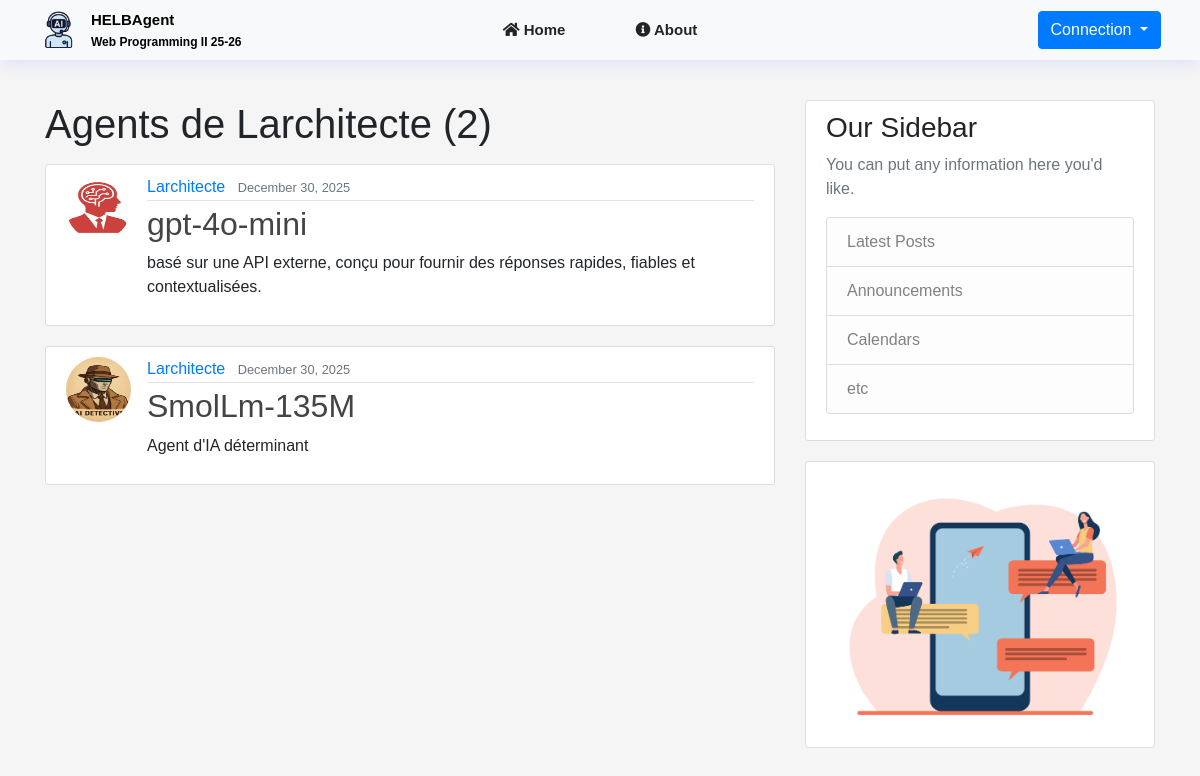
Screenshot of /user/Larchitecte/agents/ with the database file from the repository.
### main/models.py (models this page shows, shortened)
class Agent(models.Model):
    MODEL_TYPE_LOCAL = 'local'
    MODEL_TYPE_API = 'api'
    MODEL_NAME_GPT4_MINI = 'gpt-4o-mini'
    MODEL_NAME_SMOL_LM = 'SmolLm-135M'
    MODEL_TYPES = [
        (MODEL_TYPE_LOCAL, 'Local'),
        (MODEL_TYPE_API, 'API')
    ]
    MODEL_NAMES = [
        (MODEL_NAME_GPT4_MINI, 'GPT-4o Mini'),
        (MODEL_NAME_SMOL_LM, 'Smol LM 135M'),
    ]
    SENDER_AGENT = "agent"
    id = models.UUIDField(primary_key=True, default=uuid.uuid4, editable=False)
    title = models.CharField(max_length=100)
    author = models.ForeignKey(User, on_delete=models.CASCADE, related_name='agents')
    date_created = models.DateTimeField(default=timezone.now)
    conversation = models.JSONField(default=list, blank=True)
    users = models.ManyToManyField(User, blank=True, related_name='used_agents')
    user_count = models.PositiveIntegerField(default=0)
    message_count = models.PositiveIntegerField(default=0)
    model_type = models.CharField(max_length=10,choices=MODEL_TYPES,default=MODEL_TYPE_API)
    model_name = models.CharField(max_length=120,choices=MODEL_NAMES,default=MODEL_NAME_GPT4_MINI)
    preprompt = models.TextField(blank=True)
    description = models.CharField(max_length=250)
    avatar = models.ImageField(default='default.jpg',upload_to='agent_pics/',null=True,blank=True)
    is_public = models.BooleanField(default=True, editable=False)
    cooldown = models.PositiveIntegerField(default=5)
    api_key = models.CharField(max_length=255, blank=True, null=True)

### main/views.py (the view)
# urls.py: path('user/<str:username>/agents/', UserAgentListView.as_view(), name='user-agents'),
class UserAgentListView(ListView):
    model = Agent
    template_name = 'main/agents_user.html'
    context_object_name = 'agents'
    paginate_by = DEFAULT_PAGINATION_COUNT
    def get_queryset(self) -> object:
        user = get_object_or_404(User, username=self.kwargs.get('username'))
        return Agent.objects.filter(author=user).order_by('-date_created')

### main/templates/main/agents_user.html (shortened to what this page needs)
{% extends "main/base.html" %}
{% block content %}
    <h1 class="mb-3">
        Agents de {{ view.kwargs.username }} ({{ page_obj.paginator.count }})
    </h1>
    {% for agent in agents %}
        <article class="media content-section">
            <img class="rounded-circle article-img" src="{{ agent.avatar.url }}">
            <div class="media-body">
                <div class="article-metadata">
                    <a class="mr-2" href="{% url 'user-agents' agent.author.username %}">{{ agent.author }}</a>
                    <small class="text-muted">{{ agent.date_created|date:"F d, Y" }}</small>
                </div>
                <h2><a class="article-title" href="{% url 'agent-detail' agent.id %}">{{ agent.model_name }}</a></h2>
                <p class="article-content">{{ agent.description }}</p>
            </div>
        </article>
    {% endfor %}
{% endblock content %}

### main/static/main/styles/main.css (style rules this page uses)
body { margin: 0; padding: 0; font-family: 'Poppins', sans-serif; background-color: #f5f5f5; }
.content-section { background: #ffffff; padding: 10px 20px; border: 1px solid #dddddd; border-radius: 3px; margin-bottom: 20px; }
.article-title { color: #444444; }
.article-content { white-space: pre-line; }
.article-img { height: 65px; width: 65px; margin-right: 16px; }
.article-metadata { padding-bottom: 1px; margin-bottom: 4px; border-bottom: 1px solid #e3e3e3 }
.text-muted { color: gray; }

### rows the page displays
Agent: avatar (picture), author "Larchitecte", date_created "December 30, 2025", model_name "gpt-4o-mini", description "basé sur une API externe, conçu pour fournir des réponses rapides, fiables et contextualisées."
Agent: avatar (picture), author "Larchitecte", date_created "December 30, 2025", model_name "SmolLm-135M", description "Agent d'IA déterminant"

### other values shown
{{ view.kwargs.username }} "Larchitecte"
{{ page_obj.paginator.count }} "2"
